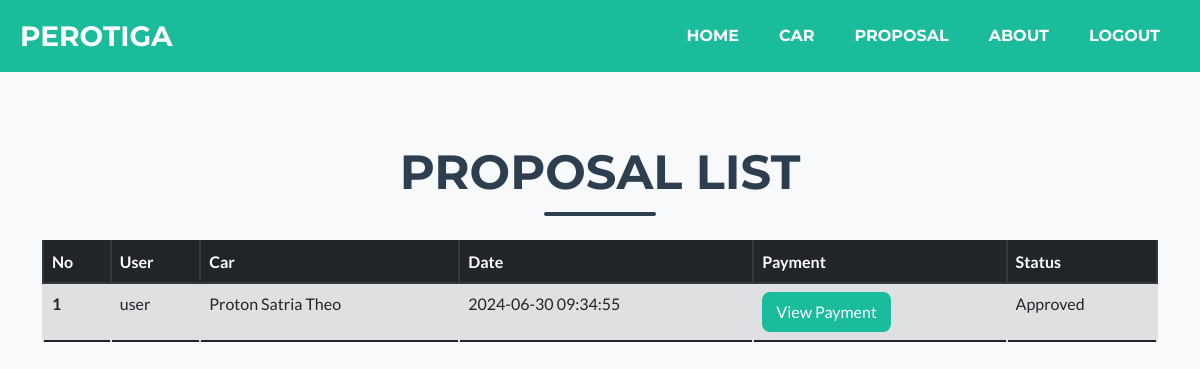
The page /proposal2.php (signed in) on the database its author committed.
### tables this page shows
CREATE TABLE `proposals` (
  `id` int(11) NOT NULL,
  `user_id` int(11) DEFAULT NULL,
  `car_id` int(11) DEFAULT NULL,
  `ic` varchar(20) NOT NULL,
  `address` varchar(100) NOT NULL,
  `status` varchar(10) DEFAULT 'Pending',
  `created_at` timestamp NOT NULL DEFAULT current_timestamp(),
  `updated_at` timestamp NOT NULL DEFAULT current_timestamp() ON UPDATE current_timestamp(),
  `name` varchar(30) NOT NULL
);

CREATE TABLE `users` (
  `id` int(11) NOT NULL,
  `username` varchar(50) NOT NULL,
  `name` varchar(50) NOT NULL,
  `email` varchar(50) NOT NULL,
  `address` varchar(200) DEFAULT 'No address provided',
  `password` varchar(30) NOT NULL,
  `user_role` int(11) NOT NULL,
  `phone_num` varchar(20) DEFAULT NULL,
  `created_at` timestamp NOT NULL DEFAULT current_timestamp(),
  `updated_at` timestamp NOT NULL DEFAULT current_timestamp() ON UPDATE current_timestamp()
);

CREATE TABLE `cars` (
  `id` int(11) NOT NULL,
  `brand` varchar(255) NOT NULL,
  `model` varchar(255) NOT NULL,
  `car_age` int(11) NOT NULL,
  `availability` tinyint(1) NOT NULL,
  `car_image_path` varchar(255) DEFAULT NULL,
  `price_per_day` decimal(10,2) NOT NULL,
  `transmission` varchar(50) DEFAULT NULL,
  `fuel_type` varchar(50) DEFAULT NULL,
  `created_at` timestamp NOT NULL DEFAULT current_timestamp(),
  `updated_at` timestamp NOT NULL DEFAULT current_timestamp() ON UPDATE current_timestamp()
);

### proposal2.php (the view, shortened to what this page needs)
<?php
$servername = "localhost";
$username = "root";
$password = "";
$dbname = "pdb";
$conn = new mysqli($servername, $username, $password, $dbname);
$proposals = [];
if (isset($_SESSION['user_role'])) {
    $user_role = $_SESSION['user_role'];
    if ($user_role == 1) {
        $user_id = $_SESSION['user_id'];
        $sql = "SELECT p.id, u.username AS user_name, c.brand, c.model, p.status, p.created_at, p.updated_at, MAX(pay.payment_status) AS payment_status, MAX(pay.id) AS payment_id, p.car_id
            FROM proposals p
            INNER JOIN users u ON p.user_id = u.id
            INNER JOIN cars c ON p.car_id = c.id
            LEFT JOIN payments pay ON p.car_id = pay.car_id
            WHERE p.user_id = ?
            GROUP BY p.id";
        $stmt = $conn->prepare($sql);
        $stmt->bind_param("i", $user_id);
    } else if ($user_role == 2 || $user_role == 3) {
        $sql = "SELECT p.id, u.username AS user_name, c.brand, c.model, p.status, p.created_at, p.updated_at, MAX(pay.payment_status) AS payment_status, MAX(pay.id) AS payment_id, p.car_id
            FROM proposals p
            INNER JOIN users u ON p.user_id = u.id
            INNER JOIN cars c ON p.car_id = c.id
            LEFT JOIN payments pay ON p.car_id = pay.car_id
            GROUP BY p.id";
        $stmt = $conn->prepare($sql);
    }
    if ($stmt) {
        if ($user_role == 1) {
            $stmt->bind_param("i", $user_id);
        }
        $stmt->execute();
        $result = $stmt->get_result();
        while ($row = $result->fetch_assoc()) {
            $proposals[] = $row;
        }
    } else {
        echo "Error preparing SQL statement: " . $conn->error;
    }
}
?>
<!DOCTYPE html>
<html lang="en">
<head>
    <link rel="stylesheet" href="css/bootstrap.css">
    <link rel="stylesheet" href="css/styles.css">
</head>
<body>
    <nav class="navbar navbar-expand-lg bg-primary text-uppercase fixed-top" id="mainNav"
        style="padding: 0.5rem !important;">
        <div class="container-fluid">
            <a class="navbar-brand" href="#page-top">Perotiga</a>
            <div class="collapse navbar-collapse" id="navbarResponsive">
                <ul class="navbar-nav ms-auto">
                    <?php
                    if (isset($_SESSION['user_id']) && isset($_SESSION['user_role'])) {
                        ?>
                        <li class="nav-item mx-0 mx-lg-1"><a class="nav-link py-3 px-0 px-lg-3 rounded"
                                href="index.php">Home</a></li>
                        <li class="nav-item mx-0 mx-lg-1"><a class="nav-link py-3 px-0 px-lg-3 rounded"
                                href="carlist.php">Car</a></li>
                        <li class="nav-item mx-0 mx-lg-1"><a class="nav-link py-3 px-0 px-lg-3 rounded"
                                href="proposal.php">Proposal</a></li>
                        <li class="nav-item mx-0 mx-lg-1"><a class="nav-link py-3 px-0 px-lg-3 rounded"
                                href="about.php">About</a></li>
                        <li class="nav-item mx-0 mx-lg-1"><a class="nav-link py-3 px-0 px-lg-3 rounded"
                                href="logout.php">Logout</a></li>
                        <?php
                    }
                    ?>
                </ul>
            </div>
        </div>
    </nav>
    <div class="container-fluid" style="padding:0;">
        <section class="page-section bg-light" id="proposal" style="">
            <div class="container">
                <h2 class="page-section-heading text-center text-uppercase text-secondary mb-0">Proposal List</h2>
                <div class="divider-custom">
                    <div class="divider-custom-line"></div>
                </div>
                <div class="row justify-content-center">
                    <div class="table-responsive">
                        <table class="table table-bordered table-striped">
                            <thead class="thead-dark">
                                <tr>
                                    <th scope="col">No</th>
                                    <th scope="col">User</th>
                                    <th scope="col">Car</th>
                                    <th scope="col">Date</th>
                                    <th scope="col">Payment</th>
                                    <th scope="col">Status</th>
                                </tr>
                            </thead>
                            <tbody>
                                <?php foreach ($proposals as $key => $proposal): ?>
                                    <tr>
                                        <th scope="row"><?php echo $key + 1; ?></th>
                                        <td><?php echo htmlspecialchars($proposal['user_name']); ?></td>
                                        <td><?php echo htmlspecialchars($proposal['brand'] . " " . $proposal['model']); ?>
                                        </td>
                                        <td><?php echo htmlspecialchars($proposal['created_at']); ?></td>
                                        <td>
                                            <?php if ($user_role == 1 && isset($proposal['payment_status'])): ?>
                                                <a href="payment.php?payment_id=<?= $proposal['payment_id'] ?>&car_id=<?= $proposal['car_id']; ?>&brand=<?= urlencode($proposal['brand']); ?>&model=<?= urlencode($proposal['model']); ?>"
                                                    class="btn btn-primary">View Payment</a>
                                            <?php elseif ($user_role == 1): ?>
                                                <span class="text-muted">Payment not available</span>
                                            <?php else: ?>
                                                <?php echo htmlspecialchars($proposal['payment_status'] ?? 'Not Paid'); ?>
                                            <?php endif; ?>
                                        </td>
                                        <td><?php echo htmlspecialchars($proposal['status']); ?></td>
                                    </tr>
                                <?php endforeach; ?>
                            </tbody>
                        </table>
                    </div>
                </div>
            </div>
        </section>
    </div>
</body>
</html>

### proposal2.php (style rules this page uses)
.navbar-nav .nav-link { color: #2E8B57; }
#proposal { min-height: calc(100vh - 56px); margin-top: 3.5rem; }

### rows shown on the page
proposals: user.username "user", car.model "Proton Satria Theo", created_at "2024-06-30 09:34:55", status "Approved"
